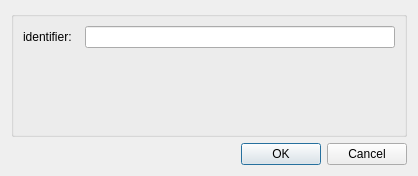
<?xml version="1.0" encoding="UTF-8"?>
<ui version="4.0">
 <class>ConfigureDialog</class>
 <widget class="QDialog" name="ConfigureDialog">
  <property name="geometry">
   <rect>
    <x>0</x>
    <y>0</y>
    <width>418</width>
    <height>176</height>
   </rect>
  </property>
  <property name="windowTitle">
   <string>ConfigureDialog</string>
  </property>
  <layout class="QGridLayout" name="gridLayout">
   <item row="0" column="0">
    <widget class="QGroupBox" name="configGroupBox">
     <property name="title">
      <string/>
     </property>
     <layout class="QFormLayout" name="formLayout">
      <property name="fieldGrowthPolicy">
       <enum>QFormLayout::AllNonFixedFieldsGrow</enum>
      </property>
      <item row="0" column="0">
       <widget class="QLabel" name="label0">
        <property name="text">
         <string>identifier:  </string>
        </property>
       </widget>
      </item>
      <item row="0" column="1">
       <widget class="QLineEdit" name="lineEdit0"/>
      </item>
     </layout>
    </widget>
   </item>
   <item row="1" column="0">
    <widget class="QDialogButtonBox" name="buttonBox">
     <property name="orientation">
      <enum>Qt::Horizontal</enum>
     </property>
     <property name="standardButtons">
      <set>QDialogButtonBox::Cancel|QDialogButtonBox::Ok</set>
     </property>
    </widget>
   </item>
  </layout>
 </widget>
 <resources/>
 <connections>
  <connection>
   <sender>buttonBox</sender>
   <signal>accepted()</signal>
   <receiver>ConfigureDialog</receiver>
   <slot>accept()</slot>
   <hints>
    <hint type="sourcelabel">
     <x>248</x>
     <y>254</y>
    </hint>
    <hint type="destinationlabel">
     <x>157</x>
     <y>274</y>
    </hint>
   </hints>
  </connection>
  <connection>
   <sender>buttonBox</sender>
   <signal>rejected()</signal>
   <receiver>ConfigureDialog</receiver>
   <slot>reject()</slot>
   <hints>
    <hint type="sourcelabel">
     <x>316</x>
     <y>260</y>
    </hint>
    <hint type="destinationlabel">
     <x>286</x>
     <y>274</y>
    </hint>
   </hints>
  </connection>
 </connections>
</ui>
